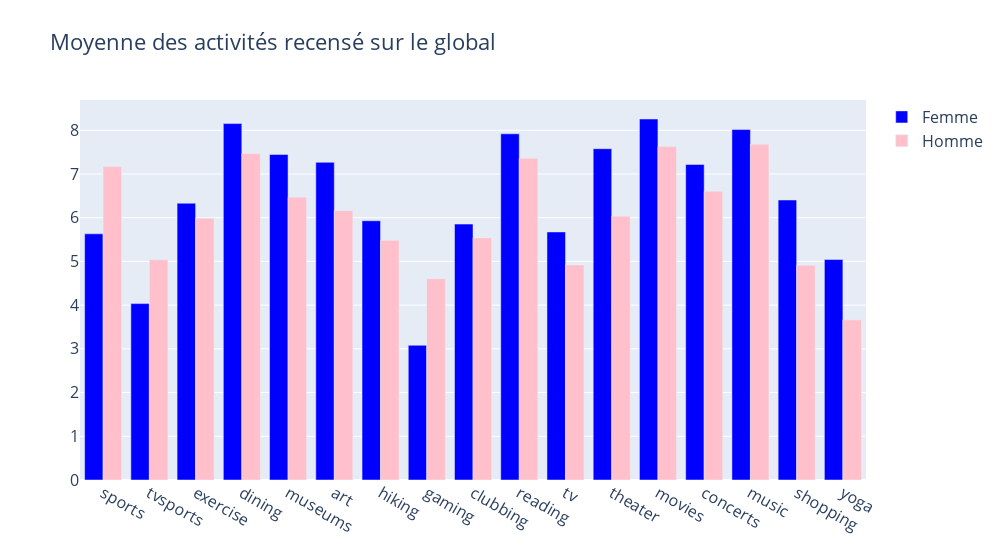
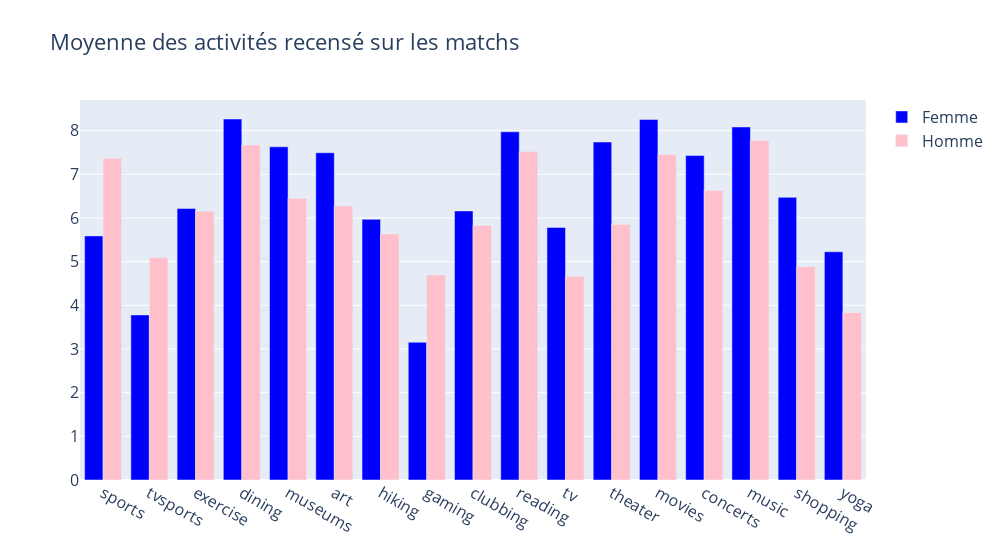

Notebook code for these charts, in order:
### Code cell
# filtre pour visuel des activiter par genre sur le global 
attribue_genre = df[["gender", "sports", "tvsports", "exercise", "dining", "museums", "art", "hiking","gaming", "clubbing", "reading", "tv", "theater", "movies", "concerts", "music", "shopping", "yoga",]].groupby("gender").mean()
rename_index = {0 : "Femme", 1 : "Homme"}
attribue_genre.rename(index=rename_index, inplace=True)

# filtre pour visuel des activiter par genre sur les matchs
df_match = df[(df["match"] == 1)]
attribue_genre_match = df_match[["gender", "sports", "tvsports", "exercise", "dining", "museums", "art", "hiking","gaming", "clubbing", "reading", "tv", "theater", "movies", "concerts", "music", "shopping", "yoga",]].groupby("gender").mean()
rename_index = {0 : "Femme", 1 : "Homme"}
attribue_genre_match.rename(index=rename_index, inplace=True)

fig = go.Figure()
fig2 = go.Figure()

fig.add_trace(go.Bar(
    y=list(attribue_genre.iloc[0]),
    x=attribue_genre.columns.values,
    name='Femme',
    marker=dict(
        color='blue'
    ),  
))

fig.add_trace(go.Bar(
    y=list(attribue_genre.iloc[1]),
    x=attribue_genre.columns.values,
    name='Homme',
    marker=dict(
        color='pink'
    ),  
))

fig2.add_trace(go.Bar(
    y=list(attribue_genre_match.iloc[0]),
    x=attribue_genre_match.columns.values,
    name='Femme',
    marker=dict(
        color='blue'
    ),  
))

fig2.add_trace(go.Bar(
    y=list(attribue_genre_match.iloc[1]),
    x=attribue_genre_match.columns.values,
    name='Homme',
    marker=dict(
        color='pink'
    ),  
))

fig.update_layout(
    width=1000,
    title='Moyenne des activités recensé sur le global',
    font=dict(
        size=16
    ),
    legend=dict(
        font=dict(
            size=16
        )
    )
)
fig2.update_layout(
    width=1000,
    title='Moyenne des activités recensé sur les matchs',
    font=dict(
        size=16
    ),
    legend=dict(
        font=dict(
            size=16
        )
    )
)

fig.show()
fig2.show()

### Figure 1 — Plotly figure (JSON) as saved in the notebook; plotly's stock layout.template omitted (floating-point values rounded to 4 significant figures)
{"data": [{"marker": {"color": "blue"}, "name": "Femme", "type": "bar", "x": ["sports", "tvsports", "exercise", "dining", "museums", "art", "hiking", "gaming", "clubbing", "reading", "tv", "theater", "movies", "concerts", "music", "shopping", "yoga"], "y": [5.632, 4.035, 6.332, 8.153, 7.446, 7.267, 5.93, 3.082, 5.854, 7.919, 5.675, 7.579, 8.258, 7.219, 8.016, 6.405, 5.044]}, {"marker": {"color": "pink"}, "name": "Homme", "type": "bar", "x": ["sports", "tvsports", "exercise", "dining", "museums", "art", "hiking", "gaming", "clubbing", "reading", "tv", "theater", "movies", "concerts", "music", "shopping", "yoga"], "y": [7.171, 5.039, 5.99, 7.468, 6.47, 6.162, 5.482, 4.606, 5.538, 7.359, 4.92, 6.035, 7.628, 6.604, 7.683, 4.913, 3.664]}], "layout": {"font": {"size": 16}, "legend": {"font": {"size": 16}}, "title": {"text": "Moyenne des activités recensé sur le global"}, "width": 1000}}

### Figure 2 — Plotly figure (JSON) as saved in the notebook; plotly's stock layout.template omitted (floating-point values rounded to 4 significant figures)
{"data": [{"marker": {"color": "blue"}, "name": "Femme", "type": "bar", "x": ["sports", "tvsports", "exercise", "dining", "museums", "art", "hiking", "gaming", "clubbing", "reading", "tv", "theater", "movies", "concerts", "music", "shopping", "yoga"], "y": [5.59, 3.779, 6.219, 8.266, 7.629, 7.494, 5.969, 3.154, 6.161, 7.973, 5.783, 7.738, 8.253, 7.429, 8.083, 6.472, 5.226]}, {"marker": {"color": "pink"}, "name": "Homme", "type": "bar", "x": ["sports", "tvsports", "exercise", "dining", "museums", "art", "hiking", "gaming", "clubbing", "reading", "tv", "theater", "movies", "concerts", "music", "shopping", "yoga"], "y": [7.37, 5.095, 6.153, 7.671, 6.447, 6.275, 5.634, 4.691, 5.831, 7.522, 4.664, 5.853, 7.452, 6.628, 7.776, 4.885, 3.831]}], "layout": {"font": {"size": 16}, "legend": {"font": {"size": 16}}, "title": {"text": "Moyenne des activités recensé sur les matchs"}, "width": 1000}}
